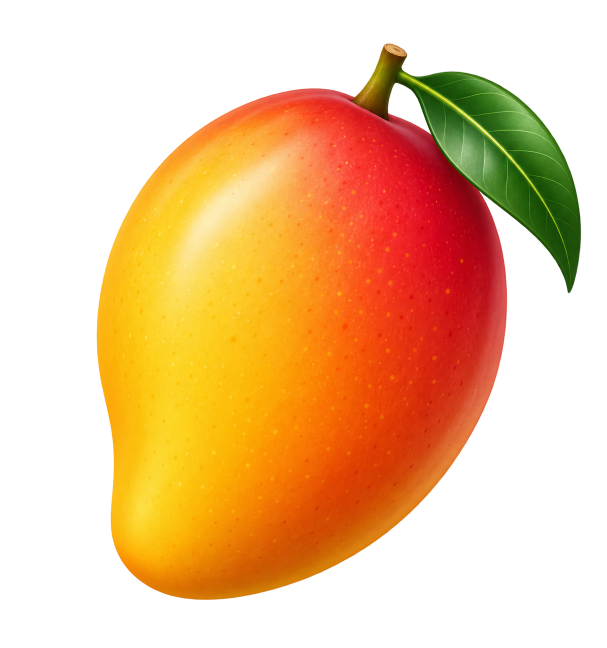
#> input picture build/irwin-mango-source.png, 1214 x 1295 px (shown at 1/2 size)
$ python create-icon.py
#> lines starting #> are read from the running program, lines starting #| are printed output that depends on the picture
from pathlib import Path
from PIL import Image

root = Path(__file__).resolve().parent.parent
out = root / 'build'
out.mkdir(exist_ok=True)
source = out / 'irwin-mango-source.png'
if not source.exists():
    raise FileNotFoundError(f'Missing generated icon source: {source}')

mango = Image.open(source).convert('RGBA')
#> mango is the input picture: PIL image 1214x1295 RGBA; mean R, G, B, A 102.4, 58.7, 13.8, 116.8
mango.thumbnail((900, 900), Image.Resampling.LANCZOS)
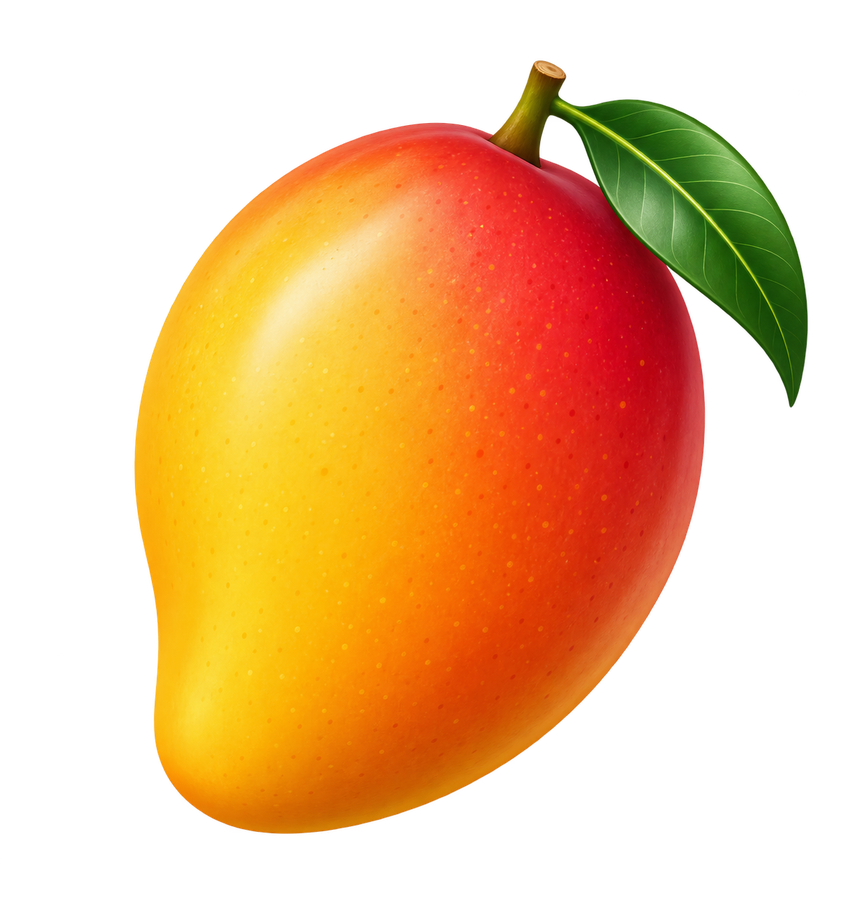
#> mango: PIL image 844x900 RGBA; mean R, G, B, A 102.1, 58.6, 13.8, 116.8; transparent parts drawn white
icon = Image.new('RGBA', (1024, 1024), (0, 0, 0, 0))
#> icon: PIL image 1024x1024 RGBA; every value is 0
icon.alpha_composite(
    mango,
    ((icon.width - mango.width) // 2, (icon.height - mango.height) // 2),
)
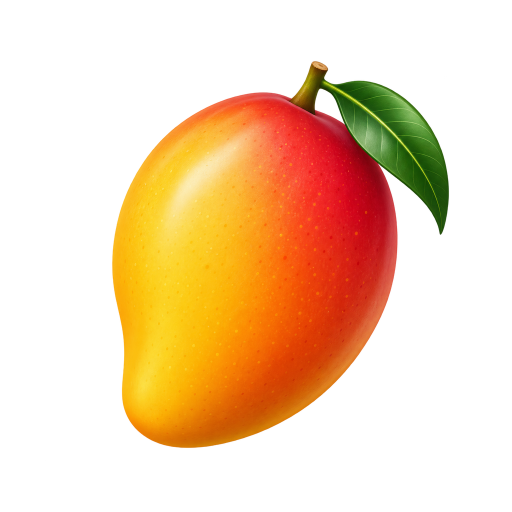
#> icon: PIL image 1024x1024 RGBA (shown at 1/2 size); mean R, G, B, A 74, 42.4, 10, 84.6; transparent parts drawn white
icon.save(out / 'icon.png')
icon.save(out / 'icon.ico', sizes=[(16, 16), (32, 32), (48, 48), (64, 64), (128, 128), (256, 256)])
icon.save(out / 'icon.icns')
